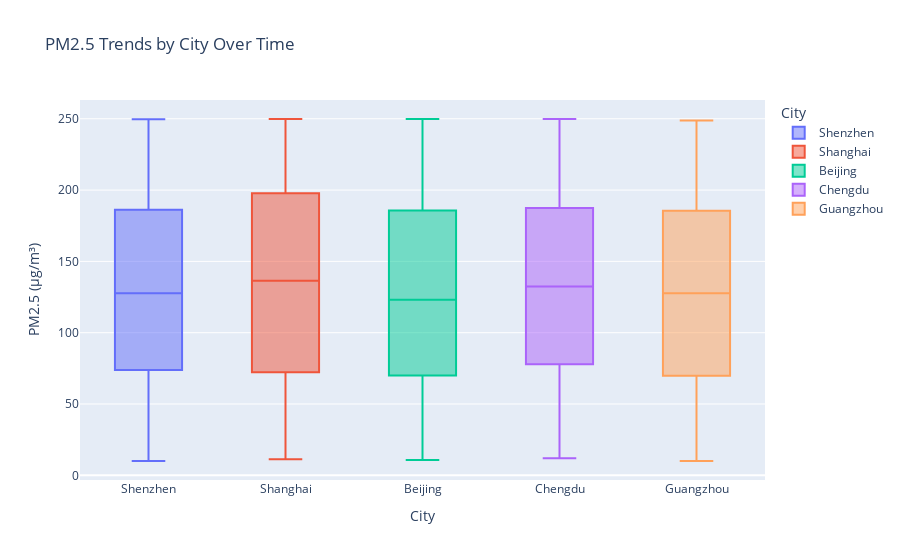

Source (notebook cell):
### Markdown cell above
There seems to be a lot of variability in the PM2.5 particulate matter concentration year on year. It would be good to understand variability, the median, and the extreme in PM2.5 readings for each city using a box plot.

## City Wise Pollution Comparision

### Code cell
fig = px.box(pollution, x = 'City', y = 'PM2.5 (µg/m³)', color='City', title='PM2.5 Trends by City Over Time')
fig.show()

### Figure 1 — Plotly figure (JSON) as saved in the notebook; plotly's stock layout.template omitted (floating-point values rounded to 4 significant figures; data arrays with more than 128 entries replaced by an {"elided": "..."} marker saying what was removed)
{"data": [{"alignmentgroup": "True", "hovertemplate": "City=%{x}<br>PM2.5 (µg/m³)=%{y}<extra></extra>", "legendgroup": "Shenzhen", "marker": {"color": "#636efa"}, "name": "Shenzhen", "notched": false, "offsetgroup": "Shenzhen", "orientation": "v", "showlegend": true, "type": "box", "x": {"elided": "593 str values"}, "x0": " ", "xaxis": "x", "y": {"elided": "593 float values"}, "y0": " ", "yaxis": "y"}, {"alignmentgroup": "True", "hovertemplate": "City=%{x}<br>PM2.5 (µg/m³)=%{y}<extra></extra>", "legendgroup": "Shanghai", "marker": {"color": "#EF553B"}, "name": "Shanghai", "notched": false, "offsetgroup": "Shanghai", "orientation": "v", "showlegend": true, "type": "box", "x": {"elided": "596 str values"}, "x0": " ", "xaxis": "x", "y": {"elided": "596 float values"}, "y0": " ", "yaxis": "y"}, {"alignmentgroup": "True", "hovertemplate": "City=%{x}<br>PM2.5 (µg/m³)=%{y}<extra></extra>", "legendgroup": "Beijing", "marker": {"color": "#00cc96"}, "name": "Beijing", "notched": false, "offsetgroup": "Beijing", "orientation": "v", "showlegend": true, "type": "box", "x": {"elided": "629 str values"}, "x0": " ", "xaxis": "x", "y": {"elided": "629 float values"}, "y0": " ", "yaxis": "y"}, {"alignmentgroup": "True", "hovertemplate": "City=%{x}<br>PM2.5 (µg/m³)=%{y}<extra></extra>", "legendgroup": "Chengdu", "marker": {"color": "#ab63fa"}, "name": "Chengdu", "notched": false, "offsetgroup": "Chengdu", "orientation": "v", "showlegend": true, "type": "box", "x": {"elided": "598 str values"}, "x0": " ", "xaxis": "x", "y": {"elided": "598 float values"}, "y0": " ", "yaxis": "y"}, {"alignmentgroup": "True", "hovertemplate": "City=%{x}<br>PM2.5 (µg/m³)=%{y}<extra></extra>", "legendgroup": "Guangzhou", "marker": {"color": "#FFA15A"}, "name": "Guangzhou", "notched": false, "offsetgroup": "Guangzhou", "orientation": "v", "showlegend": true, "type": "box", "x": {"elided": "584 str values"}, "x0": " ", "xaxis": "x", "y": {"elided": "584 float values"}, "y0": " ", "yaxis": "y"}], "layout": {"boxmode": "overlay", "legend": {"title": {"text": "City"}, "tracegroupgap": 0}, "title": {"text": "PM2.5 Trends by City Over Time"}, "xaxis": {"anchor": "y", "categoryarray": ["Shenzhen", "Shanghai", "Beijing", "Chengdu", "Guangzhou"], "categoryorder": "array", "domain": [0, 1], "title": {"text": "City"}}, "yaxis": {"anchor": "x", "domain": [0, 1], "title": {"text": "PM2.5 (µg/m³)"}}}}
